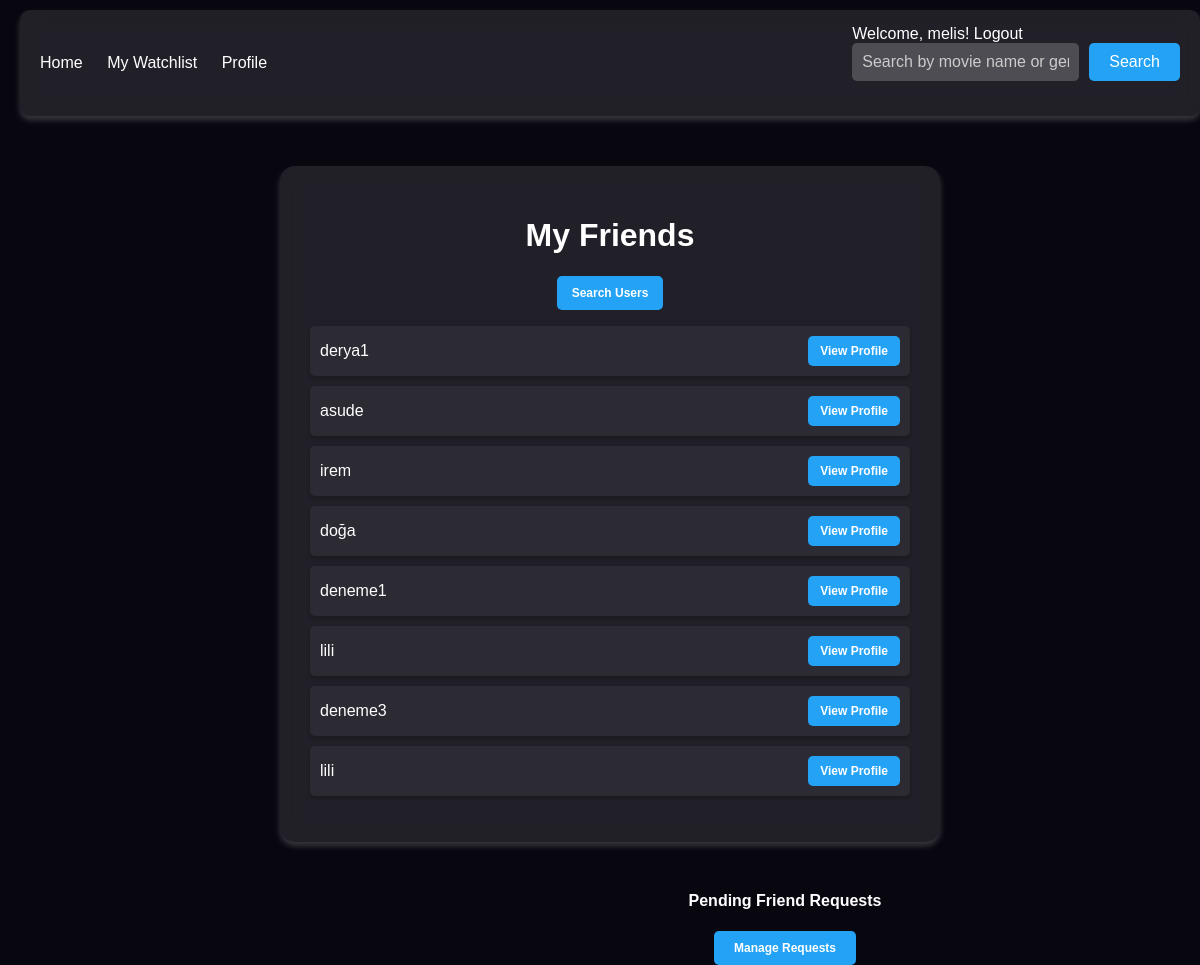
Page /pages/friends_list.php (signed in) on the committed database.
### tables this page shows
CREATE TABLE `users` (
  `id` int NOT NULL AUTO_INCREMENT,
  `username` varchar(50) NOT NULL,
  `email` varchar(100) NOT NULL,
  `password` varchar(255) NOT NULL,
  `role` enum('user','admin') DEFAULT 'user',
  `profile_picture` varchar(255) DEFAULT NULL,
  `created_at` timestamp NULL DEFAULT CURRENT_TIMESTAMP,
  `updated_at` timestamp NULL DEFAULT CURRENT_TIMESTAMP ON UPDATE CURRENT_TIMESTAMP,
  PRIMARY KEY (`id`),
  UNIQUE KEY `email` (`email`)
);

### pages/friends_list.php (the view, shortened to what this page needs)
<?php
include '../includes/db_connect.php';
$user_id = $_SESSION['user_id'];
$sql = "SELECT u.username AS friend_username, u.id AS friend_id
        FROM friends f
        JOIN users u ON (f.friend_id = u.id OR f.user_id = u.id)
        WHERE (f.user_id = ? OR f.friend_id = ?)
        AND f.status = 'accepted'
        AND u.id != ?";
$stmt = $conn->prepare($sql);
$stmt->bind_param("iii", $user_id, $user_id, $user_id);
$stmt->execute();
$result = $stmt->get_result();
?>
<!DOCTYPE html>
<html lang="en">
<head>
    <link rel="stylesheet" href="../css/style.css">
</head>
<body>
    <?php include '../includes/navbar.php'; ?>
    <div class="center-content">
        <div class="header-action">
            <h1>My Friends</h1>
            <a href="search_users.php" class="button">Search Users</a>
        </div>
        <?php if ($result->num_rows > 0): ?>
            <ul class="friends-list">
                <?php while ($friend = $result->fetch_assoc()): ?>
                    <li class="friend-card">
                        <span><?php echo htmlspecialchars($friend['friend_username']); ?></span>
                        <a href="view_profile.php?id=<?php echo $friend['friend_id']; ?>" class="button">View Profile</a>
                    </li>
                <?php endwhile; ?>
            </ul>
        <?php else: ?>
            <p>You have no friends yet. Start sending some friend requests!</p>
        <?php endif; ?>
    </div>
    <div class="manage-requests">
            <h4>Pending Friend Requests</h4>
            <a href="manage_requests.php" class="button">Manage Requests</a>
    </div>
</body>
</html>

### css/style.css (style rules this page uses)
body { background-color: #080710; font-family: 'Poppins', sans-serif; margin: 0; padding: 0; color: white; padding-left: 20px; box-sizing: border-box; }
.center-content { background-color: rgba(255, 255, 255, 0.1); backdrop-filter: blur(10px); padding: 30px; border-radius: 15px; max-width: 600px; margin: 50px auto; text-align: center; box-shadow: 0 4px 6px rgba(255, 255, 255, 0.2); }
.center-content .button { display: inline-block; padding: 10px 15px; background-color: #23a2f6; color: white; border-radius: 5px; text-decoration: none; transition: background-color 0.3s ease, transform 0.2s ease; }
.button { display: inline-block; padding: 8px 12px; font-size: 12px; font-weight: bold; background-color: #23a2f6; color: white; border: none; border-radius: 5px; cursor: pointer; text-align: center; transition: background-color 0.3s, transform 0.2s; }
.friends-list { list-style-type: none; padding: 0; }
.friend-card { display: flex; justify-content: space-between; align-items: center; background-color: rgba(255, 255, 255, 0.05); padding: 10px; margin-bottom: 10px; border-radius: 5px; box-shadow: 0 2px 4px rgba(0, 0, 0, 0.2); }
.friend-card span { font-size: 1rem; color: #fff; }
.friend-card .button { padding: 8px 12px; background-color: #23a2f6; color: #fff; text-decoration: none; border-radius: 5px; transition: background-color 0.3s; }
.manage-requests { margin-left: 350px; background: none; text-align: center; font-weight: 300; }
.manage-requests .button { background-color: #23a2f6; color: white; padding: 10px 20px; text-decoration: none; border-radius: 5px; transition: background-color 0.3s; cursor: pointer; }

### rows in the picture
users: username "derya1"
users: username "asude"
users: username "irem"
users: username "doğa"
users: username "deneme1"
users: username "lili"
users: username "deneme3"

### other values in the picture
$_SESSION['username'] "melis"
